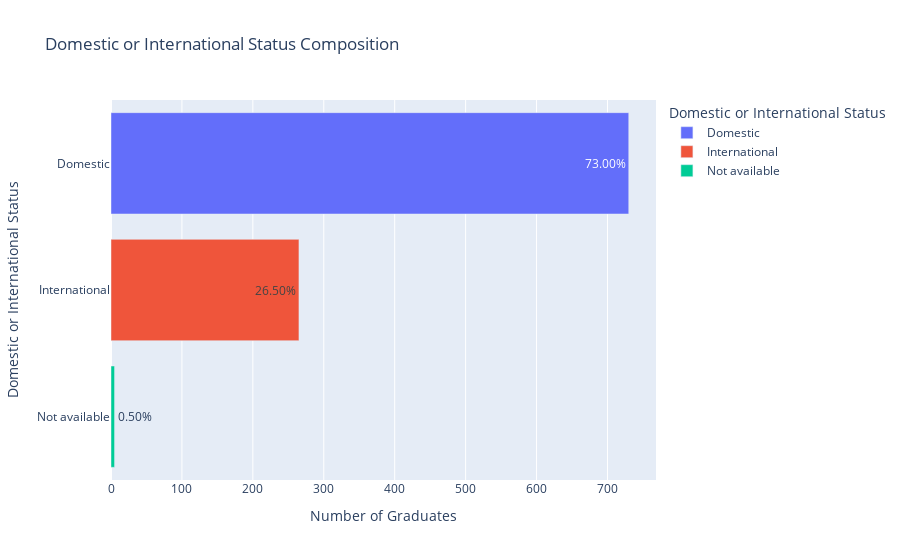

Source (notebook cell):
### Markdown cell above
### Domestic or International Composition

### Code cell
# create a bar chart visualization of domestic/int status and df with stats using function
demographic_visual('Domestic or International Status', df)

### Figure 1 — Plotly figure (JSON) as saved in the notebook; plotly's stock layout.template omitted (floating-point values rounded to 4 significant figures)
{"data": [{"alignmentgroup": "True", "customdata": [["73.00%"]], "hovertemplate": "Domestic or International Status=%{y}<br>Number of Graduates=%{x}<br>Percent=%{customdata[0]}<extra></extra>", "legendgroup": "Domestic", "marker": {"color": "#636efa", "pattern": {"shape": ""}}, "name": "Domestic", "offsetgroup": "Domestic", "orientation": "h", "showlegend": true, "text": ["73.00%"], "textposition": "auto", "type": "bar", "x": [730], "xaxis": "x", "y": ["Domestic"], "yaxis": "y"}, {"alignmentgroup": "True", "customdata": [["26.50%"]], "hovertemplate": "Domestic or International Status=%{y}<br>Number of Graduates=%{x}<br>Percent=%{customdata[0]}<extra></extra>", "legendgroup": "International", "marker": {"color": "#EF553B", "pattern": {"shape": ""}}, "name": "International", "offsetgroup": "International", "orientation": "h", "showlegend": true, "text": ["26.50%"], "textposition": "auto", "type": "bar", "x": [265], "xaxis": "x", "y": ["International"], "yaxis": "y"}, {"alignmentgroup": "True", "customdata": [["0.50%"]], "hovertemplate": "Domestic or International Status=%{y}<br>Number of Graduates=%{x}<br>Percent=%{customdata[0]}<extra></extra>", "legendgroup": "Not available", "marker": {"color": "#00cc96", "pattern": {"shape": ""}}, "name": "Not available", "offsetgroup": "Not available", "orientation": "h", "showlegend": true, "text": ["0.50%"], "textposition": "auto", "type": "bar", "x": [5], "xaxis": "x", "y": ["Not available"], "yaxis": "y"}], "layout": {"autosize": true, "barmode": "relative", "legend": {"title": {"text": "Domestic or International Status"}, "tracegroupgap": 0}, "title": {"text": "Domestic or International Status Composition"}, "xaxis": {"anchor": "y", "autorange": true, "domain": [0, 1], "range": [0, 768.4], "title": {"text": "Number of Graduates"}, "type": "linear"}, "yaxis": {"anchor": "x", "autorange": true, "categoryarray": ["Not available", "International", "Domestic"], "categoryorder": "array", "domain": [0, 1], "range": [-0.5, 2.5], "title": {"text": "Domestic or International Status"}, "type": "category"}}}
